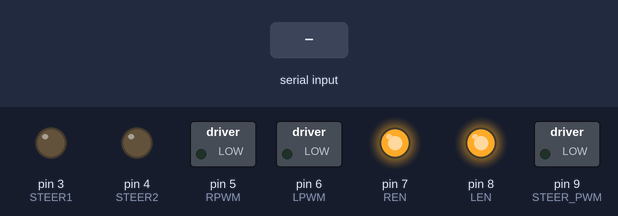
Simulated run of this sketch. Board: Arduino Uno, built with avr-gcc and run on an emulated ATmega328P. Shown: switched loads named in the sketch (green lamp = pin HIGH), output pins drawn as LEDs (lit = HIGH). Inputs (shaded band) come from the test bench.

Above: at 1.2 s.
1.3 s: "w" received over Serial
At 2.5 s:
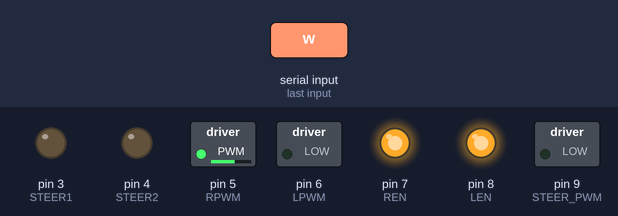
2.8 s: "s" received over Serial
At 3.7 s:
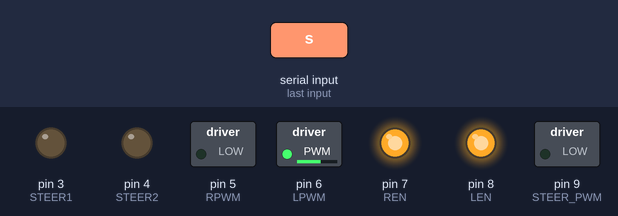
4.3 s: "a" received over Serial
At 5.2 s:
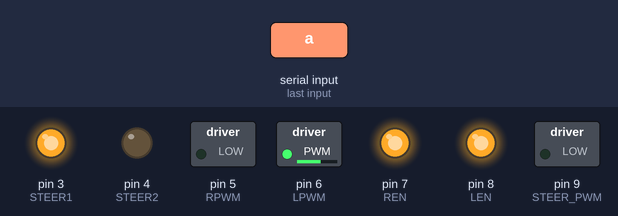
6.3 s: "d" received over Serial
At 7.9 s:
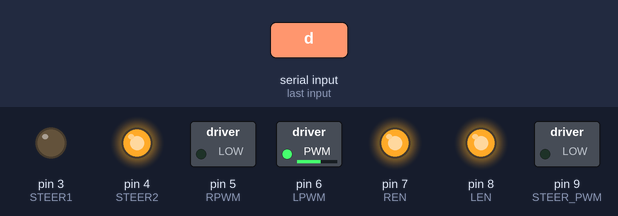
8.3 s: "x" received over Serial
At 9.1 s:
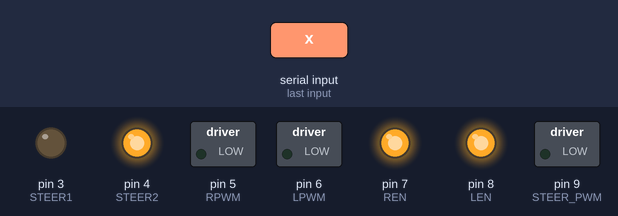
9.8 s: "w" received over Serial
At 10.2 s:
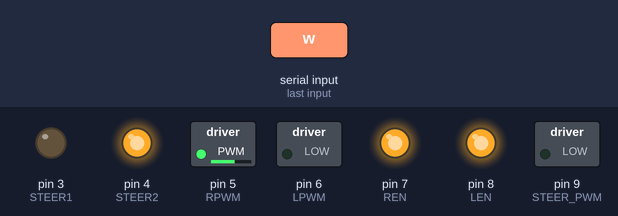
Timing chart, 0 to 12.3 s (numbered marks = the images above; inputs shaded):
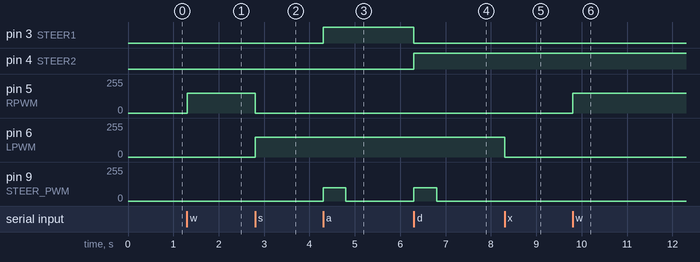

Measured:
- after the input at 1.3 s, pin 5 (RPWM): 0/255 → 150/255 at once
- after the input at 2.8 s, pin 5 (RPWM): 150/255 → 0/255 at once; pin 6 (LPWM): 0/255 → 150/255 at once
- after the input at 4.3 s, pin 3 (STEER1): LOW → HIGH at once; pin 9 (STEER_PWM): 0/255 → 100/255 at once, → 0/255 0.50 s later
- after the input at 6.3 s, pin 3 (STEER1): HIGH → LOW at once; pin 4 (STEER2): LOW → HIGH at once; pin 9 (STEER_PWM): 0/255 → 100/255 at once, → 0/255 0.50 s later
- after the input at 8.3 s, pin 6 (LPWM): 150/255 → 0/255 at once
- after the input at 9.8 s, pin 5 (RPWM): 0/255 → 150/255 at once

The sketch:

motor_control_with_steering.ino
```cpp
#define RPWM 5  // Right PWM (Drive Motor)
#define LPWM 6  // Left PWM (Drive Motor)
#define REN 7   // Right Enable (Drive Motor)
#define LEN 8   // Left Enable (Drive Motor)

#define STEER1 3 // Steering Motor Direction 1
#define STEER2 4 // Steering Motor Direction 2
#define STEER_PWM 9 // Steering Motor PWM

void setup() {
    pinMode(RPWM, OUTPUT);
    pinMode(LPWM, OUTPUT);
    pinMode(REN, OUTPUT);
    pinMode(LEN, OUTPUT);
    pinMode(STEER1, OUTPUT);
    pinMode(STEER2, OUTPUT);
    pinMode(STEER_PWM, OUTPUT);

    digitalWrite(REN, HIGH); // Enable drive motor
    digitalWrite(LEN, HIGH);

    Serial.begin(9600);
}

void loop() {
    if (Serial.available() > 0) {
        char command = Serial.read();
        controlMotors(command);
    }
}

void controlMotors(char command) {
    int speed = 150;  // Adjust speed (0-255)
    int steer_speed = 100; // Steering motor speed

    switch (command) {
        case 'w': // Move Forward
            analogWrite(RPWM, speed);
            analogWrite(LPWM, 0);
            break;
        case 's': // Move Backward
            analogWrite(RPWM, 0);
            analogWrite(LPWM, speed);
            break;
        case 'a': // Turn Left (Brief Steering Adjustment)
            digitalWrite(STEER1, HIGH);
            digitalWrite(STEER2, LOW);
            analogWrite(STEER_PWM, steer_speed);
            delay(500); // Adjust based on testing
            analogWrite(STEER_PWM, 0);
            break;
        case 'd': // Turn Right (Brief Steering Adjustment)
            digitalWrite(STEER1, LOW);
            digitalWrite(STEER2, HIGH);
            analogWrite(STEER_PWM, steer_speed);
            delay(500); // Adjust based on testing
            analogWrite(STEER_PWM, 0);
            break;
        case 'x': // Stop All
            analogWrite(RPWM, 0);
            analogWrite(LPWM, 0);
            analogWrite(STEER_PWM, 0);
            break;
    }
}
```
